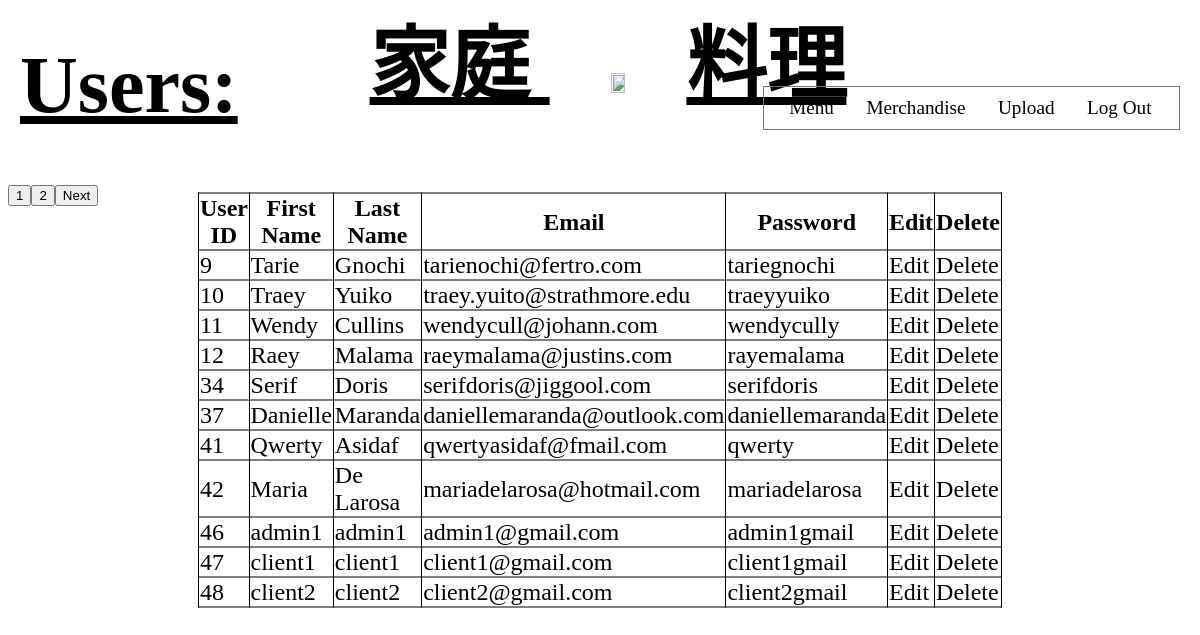
The page /Administrative/Sub-admin/ViewUsers-Sub.php on the database its author committed.
### tables this page shows
CREATE TABLE `new` (
  `User_ID` int(11) NOT NULL,
  `First_Name` varchar(255) NOT NULL,
  `Last_Name` varchar(255) NOT NULL,
  `Email_address` varchar(255) NOT NULL,
  `passw` varchar(255) NOT NULL,
  `Privilege` enum('Admin','Sub','User') NOT NULL DEFAULT 'User'
);

### Database/connect.php (called while the page is built, shortened)
<?php
function connect(){
    $server = "localhost";
    $username = "root";
    $password = "";
    $database = "test";
    $link = mysqli_connect($server,$username,$password,$database) or die("Could not connect".mysqli_connect_error());
    return ($link);
}
function getData($insert){
    $link = connect();
    $results = mysqli_query($link,$insert);
    $rows = array();
    if(mysqli_num_rows($results)>0){
        while($row = mysqli_fetch_assoc($results)){
            $rows[] = $row;
        }
        return $rows;
    }
}
?>

### Process/selectstmt-sub.php (called while the page is built, shortened)
<?php
require_once("connect.php");
    $select = "SELECT User_ID, First_Name, Last_Name, Email_address, passw FROM new WHERE Privilege = 'User'";
    $fetched = getData($select);
?>

### Administrative/Sub-admin/ViewUsers-Sub.php (the view, shortened to what this page needs)
<?php
require_once("connect.php");
if (isset($_GET['page'])){
  $page = $_GET['page'];
 }else{
   $page = 1;
 }
 $num_per_page = 5;
?>
<!DOCTYPE html>
<html>
    <head>
        <link rel="stylesheet" href="ViewUsers.css" type="text/css">
    </head>
    <body>
    <h1 class="title"><a href="Food Website.html">家庭 <img src="Food Website Logo.png" class="logo" >料理</a></h1>
    <h1 class="users">Users:</h1>
    <div>
            <nav>
                <ul class="rightnav">
                    <li><a href="Menu.php">Menu</a></li>
                    <li><a href="#">Merchandise</a></li>
                    <li><a href="upload_image.php">Upload</a></li>
                    <li><a href="Log_out.php?logout" class="logout">Log Out</a></li>
                </ul>
            </nav>
    </div>
        <table border="1">
            <thead>
                <th>User ID</th>
                <th>First Name</th>
                <th>Last Name</th>
                <th>Email</th>
                <th>Password</th>
                <th>Edit</th>
                <th>Delete</th>
            </thead>
          <tbody>
              <?php
                require_once("selectstmt-sub.php");
                foreach ($fetched as $key => $value) {
              ?>
              <tr>
                <td><?php echo $value["User_ID"]?></td>
                  <td><?php echo $value["First_Name"]?></td>
                  <td><?php echo $value["Last_Name"]?></td>
                  <td><?php echo $value["Email_address"]?></td>
                  <td><?php echo $value["passw"]?></td>
                  <td><a href=SubEdit-form.php?GETID=<?php echo $value["User_ID"]?>>Edit</a></td>
                  <td><a href=SubDelete.php?del=<?php echo $value["User_ID"]?>>Delete</a></td>
              </tr>
                <?php
                    }
                ?>
          </tbody>
        </table>
        <?php
          $selectpagination = "SELECT * FROM new WHERE Privilege = 'User'";
          $pageresult = mysqli_query(connect(),$selectpagination);
          $totalnumrecords = mysqli_num_rows($pageresult);
          $totalpage = ceil($totalnumrecords/$num_per_page);
          for ($i=1; $i<$totalpage; $i++){
              echo "<a href = 'ViewUsers-Sub.php?page=".$i."'><button>$i</button></a>";
          }
          if($i>$page){
            echo "<a href = 'ViewUsers-Sub.php?page=".($page+1)."'><button>Next</button></a>";
          }
        ?>
    </body>
</html>

### Assets/css/ViewUsers.css (style rules this page uses)
.logo { height: 10%; width: 10%; min-width: 136.79px; min-height: 110.8px; }
.title { font-size: 80px; margin-top: 0; width: 100%; text-align: center; text-decoration: underline; width: 100vw; margin-top: -8px; margin-left: 0; }
h1 a { color: black; }
table { border-collapse: collapse; font-size: 1.5em; position: absolute; top: 50%; left: 50%; transform: translate(-50%, -50%); }
td,th { border: black 1px solid; }
.users { position: absolute; top: 40px; left: 20px; font-size: 5em; text-decoration: underline; margin-top: 0; margin-bottom: 0; }
nav { top: 0; display: inline-flex; position: absolute; top: 3.5em; left: 1em; width: 100vw; }
a { text-decoration: none; color: black; }
nav .rightnav { list-style-type: none; display: inline-flex; position: absolute; right: 3%; margin-top: 30px; border: 1px solid rgb(118, 118, 118); padding-left: 20px; }
nav .rightnav li { padding: 5px 10px 5px 0px; margin: 5px 12.5px 5px 0px; }
nav .rightnav li a { padding: 5px 5px 5px 5px; font-size: larger; }

### rows shown on the page
new: User_ID "9", First_Name "Tarie", Last_Name "Gnochi", Email_address "tarienochi@fertro.com", passw "tariegnochi"
new: User_ID "10", First_Name "Traey", Last_Name "Yuiko", Email_address "traey.yuito@strathmore.edu", passw "traeyyuiko"
new: User_ID "11", First_Name "Wendy", Last_Name "Cullins", Email_address "wendycull@johann.com", passw "wendycully"
new: User_ID "12", First_Name "Raey", Last_Name "Malama", Email_address "raeymalama@justins.com", passw "rayemalama"
new: User_ID "34", First_Name "Serif", Last_Name "Doris", Email_address "serifdoris@jiggool.com", passw "serifdoris"
new: User_ID "37", First_Name "Danielle", Last_Name "Maranda", Email_address "daniellemaranda@outlook.com", passw "daniellemaranda"
new: User_ID "41", First_Name "Qwerty", Last_Name "Asidaf", Email_address "qwertyasidaf@fmail.com", passw "qwerty"
new: User_ID "42", First_Name "Maria", Last_Name "De Larosa", Email_address "mariadelarosa@hotmail.com", passw "mariadelarosa"
new: User_ID "46", First_Name "admin1", Last_Name "admin1", Email_address "admin1@gmail.com", passw "admin1gmail"
new: User_ID "47", First_Name "client1", Last_Name "client1", Email_address "client1@gmail.com", passw "client1gmail"
new: User_ID "48", First_Name "client2", Last_Name "client2", Email_address "client2@gmail.com", passw "client2gmail"
